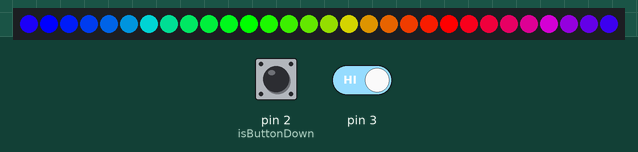
Recording of a sketch running on a simulated Arduino Uno, built with avr-gcc and run on an emulated ATmega328P. Parts: 30 RGB LEDs in strip order, left to right. The test bench sets the inputs (shaded band); at power-on: pin 3 HIGH, pin 2 (isButtonDown) HIGH. Dim RGB values are drawn brighter than linear; random numbers use the default seed unless the sketch sets one; EEPROM starts erased.

Above: at 1.2 s.
1.3 s: pin 3 driven LOW
At 2.83 s:
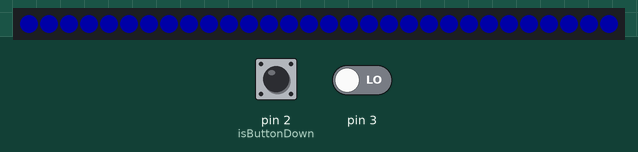
3.5 s: pin 3 driven HIGH
At 4.0 s:
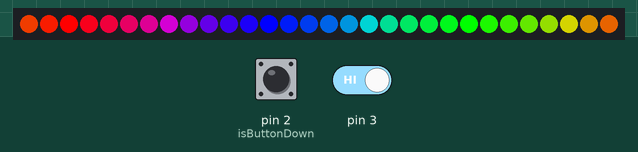
5.0 s: pin 2 (isButtonDown) pulled LOW for 0.15 s
5.7 s: pin 2 (isButtonDown) pulled LOW for 1 s
At 7.17 s:
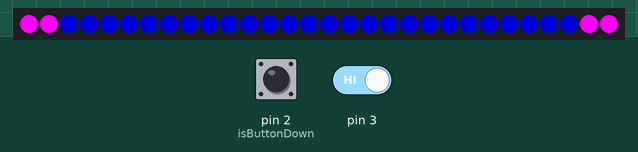
7.3 s: pin 2 (isButtonDown) pulled LOW for 0.15 s
8.0 s: pin 3 driven LOW
At 8.9 s:
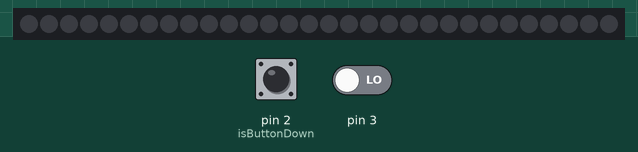

Measured:
- what the display in image 4 shows lasts 1.0 s, from 8.5 s to 9.5 s

The sketch:

HalosController.ino
```cpp
#include <EEPROM.h>
#include <Adafruit_NeoPixel.h>
#include <TimerOne.h>
#include "Patterns.h"


// Address in EEPROM where to store the selected pattern index
#define PATTERN_IDX_EEPROM_ADDR 67

// Variable that holds the index of the currently selected pattern
volatile uint8_t patternIdx = 0;

// Variable to turn frame on and off (off = paused)
volatile uint8_t isPaused = 0;

// Variable to remember last button interrupt time
volatile unsigned long lastButtonIntr = 0;

// Object for the fan frame, which is compatible with NeoPixel
Adafruit_NeoPixel frame;


// Arduino setup and loop functions

void setup() {
  Serial.begin(115200);

  // Parameter 1 = number of pixels in strip
  // Parameter 2 = Arduino pin number (most are valid)
  // Parameter 3 = pixel type flags, add together as needed:
  frame = Adafruit_NeoPixel(30, 6, NEO_GRB + NEO_KHZ800);
  frame.begin();
  frame.show();

  pinMode(2, INPUT_PULLUP);
  pinMode(3, INPUT);

  attachInterrupt(digitalPinToInterrupt(2), buttonIntr, CHANGE);
  Timer1.initialize(2000000L);

  patternIdx = EEPROM.read(PATTERN_IDX_EEPROM_ADDR);
  if (patternIdx >= numPatterns) {
    patternIdx = 0;
  }
}


void loop() {
  if (!isPaused) {
    if (isSleeping()) {
      breathe();
    } else {
      patternFunctions[patternIdx]();
    }
  }
}


// Interrupt service routines for button and timer

void buttonIntr() {
  delay(2);
  unsigned long t = millis() - lastButtonIntr;
  if (isButtonDown()) {
    if (t > 2) {
      Timer1.start();
      Timer1.attachInterrupt(timerIntr);
   }
 } else {
    if ((t > 2) && (t < 2000)) {
      buttonPress();
    }
  }
  lastButtonIntr = millis();
}

void timerIntr() {
  unsigned long t = millis() - lastButtonIntr;
  if (t > 2) {
    Timer1.stop();
    Timer1.detachInterrupt();
    if (isButtonDown()) {
      buttonLongPress();
    }
   }
}

void buttonPress() {
  patternIdx = (patternIdx+1) % numPatterns;
  EEPROM.update(PATTERN_IDX_EEPROM_ADDR, patternIdx);
}

void buttonLongPress() {
  isPaused ^= 1;
  if (isPaused) {
    clear();
  }
}


// Helper functions to read pins
uint8_t isButtonDown() {
  return digitalRead(2) == 0;
}

uint8_t isSleeping() {
  return digitalRead(3) == 0;
}
```

Patterns.cpp
```cpp
#include <Arduino.h>
#include <Adafruit_NeoPixel.h>

extern Adafruit_NeoPixel frame;


// HELPER FUNCTIONS

// Values for clockwise and counter-clockwise
#define CW 0
#define CCW 1

// Macros to unpack a colour in 32-bit representation
#define R(c) ((c) >> 16 & 0xFF)
#define G(c) ((c) >> 8 & 0xFF)
#define B(c) ((c) & 0xFF)

// Wrapper for merging colour components into 32-bit representation
uint32_t rgb(uint8_t r, uint8_t g, uint8_t b) {
  return frame.Color(r, g, b);
}

// Wrapper for merging colour components while applying a gamma function
uint32_t rgb_g(uint8_t r, uint8_t g, uint8_t b) {
  return frame.Color(frame.gamma8(r), frame.gamma8(g), frame.gamma8(b));
}

// Mixes two colour channels (c1 for r = 0 to c2 for r = 1000)
uint32_t mixChannel(uint32_t c1, uint32_t c2, uint16_t r) {
  return (c1 > c2) ? (c1 - (c1-c2)*r/1000)
                   : (c2 - (c2-c1)*(1000-r)/1000);
}

// Mixes two colours (c1 for r = 0 to c2 for r = 1000)
uint32_t mix(uint32_t c1, uint32_t c2, uint16_t r) {
  return rgb(mixChannel(R(c1), R(c2), r),
             mixChannel(G(c1), G(c2), r),
             mixChannel(B(c1), B(c2), r));
}

// Mixes two colours and applies a gamma function to result
uint32_t mix_g(uint32_t c1, uint32_t c2, uint16_t r) {
  return rgb_g(mixChannel(R(c1), R(c2), r),
               mixChannel(G(c1), G(c2), r),
               mixChannel(B(c1), B(c2), r));
}

// Shifts idx by val in direction dir, limiting result to size of frame
uint8_t shift(int idx, uint8_t val, uint8_t dir) {
  uint16_t n = frame.numPixels();
  uint8_t result = (idx+val) % n;
  return (dir == CW) ? result : (n-1) - result;
}

// Increments and returns an offset, limited to size of frame
uint8_t incOffset() {
  static uint8_t offset = 0;
  offset = (offset+1) % frame.numPixels();
  return offset;
}


// PRIMITIVES

// Fills LEDs with a colour
// c: colour
void fill(uint32_t c, uint16_t wait) {
  uint16_t n = frame.numPixels();
  for (int i = 0; i < n; i++) {
    frame.setPixelColor(i, c);
  }
  frame.show();
  delay(wait);
}

// Shows a rotor pattern
// c1: blade colour
// c2: background colour
// s: spacing between blades (should be a divisor of 30)
// w: width of the blades (should be less than s)
// dir: direction
void rotor(uint32_t c1, uint32_t c2, uint8_t s, uint8_t w, int8_t dir, uint16_t wait) {
  uint16_t n = frame.numPixels();
  uint8_t offset = incOffset();

  for (int i = 0; i < n; i ++) {
    frame.setPixelColor(shift(i, offset, dir), (i%s < w) ? c1 : c2);
  }

  frame.show();
  delay(wait);
}

// Shows a rotating repeated gradient
// c1: first colour
// c2: second colour
// s: spacing between gradient starts (should be a divisor of 30)
// dir: direction
void gradient(uint32_t c1, uint32_t c2, uint8_t s, uint8_t dir, uint16_t wait) {
  uint16_t n = frame.numPixels();
  uint8_t offset = incOffset();

  for (int i = 0; i < n; i++) {
    uint16_t r = 1000 - 1000*(i%s)/s;
    frame.setPixelColor(shift(i, offset, dir), mix_g(c1, c2, r));
  }

  frame.show();
  delay(wait);
}

// Shows a rotating double gradient
// c1: first colour
// c2: second colour
void doubleGradient(uint32_t c1, uint32_t c2, uint16_t wait) {
  uint16_t n = frame.numPixels();
  uint8_t offset = incOffset();

  for (int i = 0; i < n; i++) {
    if (i < n/2) {
      frame.setPixelColor(shift(i, offset, CW), mix(c1, c2, 1000*2*i/n));
    } else {
      frame.setPixelColor(shift(i, offset, CW), mix(c2, c1, 1000*(2*i-n)/n));
    }
  }

  frame.show();
  delay(wait);
}

// Shows a rotating triple gradient
// c1: first colour
// c2: second colour
// c3: third colour
void tripleGradient(uint32_t c1, uint32_t c2, uint32_t c3, uint16_t wait) {
  uint16_t n = frame.numPixels();
  uint8_t offset = incOffset();

  for (int i = 0; i < n; i++) {
    if (i < n/3) {
      frame.setPixelColor(shift(i, offset, CW), mix(c1, c2, 1000*3*i/n));
    } else if (i < n*2/3) {
      frame.setPixelColor(shift(i, offset, CW), mix(c2, c3, 1000*(3*i-n)/n));
    } else {
      frame.setPixelColor(shift(i, offset, CW), mix(c3, c1, 1000*(3*i-2*n)/n));
    }
  }

  frame.show();
  delay(wait);
}

// Shows a lightning
// c1: lightning colour
// c2: background colour
// w: width of lightning
void lightning(uint32_t c1, uint32_t c2, uint8_t w, uint16_t wait) {
  uint16_t n = frame.numPixels();
  int i = random(n);

  for (int j = 0; j < w; j++) {
    frame.setPixelColor((i+j)%n, c1);
  }
  frame.show();
  delay(50);

  for (int j = 0; j < w; j++) {
    frame.setPixelColor((i+j)%n, c2);
  }
  frame.show();
  delay(wait);
}


// BREATHE PATTERN

void breathe()
{
  static uint8_t counter = 0;
  counter = (counter+1) % 256;

  uint8_t x = frame.sine8(counter);
  uint8_t l = frame.gamma8(x/2+8); // shifting by 8 to get roughly 57 zeroes in a cycle
  // breatheDiagnostics(l);
  fill(rgb(0, 0, l), 14);
}

void breatheDiagnostics(uint8_t l) {
  static uint8_t lmax = 0;
  static uint8_t prev = 0;
  static uint8_t zeroes = 0;

  if (l > lmax) {
    lmax = l;
    Serial.print("new max: ");
    Serial.println(lmax);
  }

  if ((l == 0) && (prev != 0)) {
    zeroes = 0;
  } else if ((l == 0) && (prev == 0)) {
    zeroes += 1;
  } else if ((l != 0) && (prev == 0)) {
    Serial.print("zero count: ");
    Serial.println(zeroes);
  }
  prev = l;
}


// OTHER PATTERNS

void clear() {
  fill(rgb(0, 0, 0), 500);
}

void fillDarkBlue() {
  fill(rgb(0, 0, 49), 500);
}

void blueFiveBladeRotor() {
  rotor(rgb_g(0, 0, 255), rgb_g(0, 0, 96), 6, 1, CCW, 60);
}

void magentaSpinner() {
  rotor(rgb(255, 0, 255), rgb(0, 0, 150), 30, 4, CW, 30);
}

void redPropeller() {
  rotor(rgb(150, 0, 0), rgb(0, 0, 100), 15, 3, CW, 40);
}

void clockHand() {
  rotor(rgb(255, 0, 0), rgb(0, 0, 150), 30, 2, CW, 1000);
}

void darkOrangeSweep() {
  gradient(rgb(160, 80, 0), rgb(160-2*30, 64-30, 0), 30, CW, 30);
}

void darkRedSweep() {
  gradient(rgb(160, 0, 0), rgb(160-2*30, 0, 0), 30, CW, 30);
}

void blueMultiSweep() {
  gradient(rgb(0, 0, 255), rgb(0, 0, 96), 6, CCW, 60);
}

void blueRedDoubleGradient() {
  doubleGradient(rgb(0, 0, 255), rgb(192, 0, 0), 50);
}

void rainbow() {
  tripleGradient(rgb(255, 0, 0), rgb(0, 0, 255), rgb(0, 255, 0), 50);
}

void randomLightning() {
  lightning(rgb(255, 255, 0), rgb(0, 0, 40), random(1, 4), random(100, 800));
}


// PATTERN SELECTION

#define NUM_PATTERNS 10

uint8_t numPatterns = NUM_PATTERNS;

void (*patternFunctions[NUM_PATTERNS])() = {
  rainbow,
  blueRedDoubleGradient,
  magentaSpinner,
  redPropeller,
  blueFiveBladeRotor,
  blueMultiSweep,
  darkRedSweep,
  darkOrangeSweep,
  fillDarkBlue,
  randomLightning
};
```

Patterns.h
```cpp
#include <Arduino.h>

// Array that holds the patterns to use
extern void (*patternFunctions[])();

// Number of patterns in the above array
extern uint8_t numPatterns;

// Function to turn off all LEDs
extern void clear();

// Function to create a breathe effect (hard-coded to blue)
extern void breathe();
```
